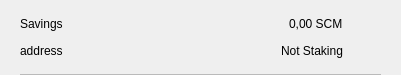
<?xml version="1.0" encoding="UTF-8"?>
<ui version="4.0">
 <class>CSRow</class>
 <widget class="QWidget" name="CSRow">
  <property name="geometry">
   <rect>
    <x>0</x>
    <y>0</y>
    <width>401</width>
    <height>75</height>
   </rect>
  </property>
  <property name="windowTitle">
   <string>Form</string>
  </property>
  <layout class="QVBoxLayout" name="verticalLayout">
   <property name="spacing">
    <number>0</number>
   </property>
   <property name="leftMargin">
    <number>20</number>
   </property>
   <property name="topMargin">
    <number>10</number>
   </property>
   <property name="rightMargin">
    <number>20</number>
   </property>
   <property name="bottomMargin">
    <number>0</number>
   </property>
   <item>
    <widget class="QWidget" name="info" native="true">
     <property name="minimumSize">
      <size>
       <width>0</width>
       <height>0</height>
      </size>
     </property>
     <layout class="QHBoxLayout" name="horizontalLayout_3">
      <property name="leftMargin">
       <number>0</number>
      </property>
      <property name="topMargin">
       <number>0</number>
      </property>
      <property name="rightMargin">
       <number>0</number>
      </property>
      <property name="bottomMargin">
       <number>10</number>
      </property>
      <item>
       <widget class="QWidget" name="container" native="true">
        <property name="minimumSize">
         <size>
          <width>0</width>
          <height>0</height>
         </size>
        </property>
        <layout class="QVBoxLayout" name="verticalLayout_2">
         <property name="spacing">
          <number>0</number>
         </property>
         <property name="leftMargin">
          <number>0</number>
         </property>
         <property name="topMargin">
          <number>0</number>
         </property>
         <property name="rightMargin">
          <number>0</number>
         </property>
         <property name="bottomMargin">
          <number>0</number>
         </property>
         <item>
          <layout class="QHBoxLayout" name="horizontalLayout">
           <item>
            <widget class="QLabel" name="labelName">
             <property name="text">
              <string>Savings</string>
             </property>
            </widget>
           </item>
           <item>
            <spacer name="horizontalSpacer">
             <property name="orientation">
              <enum>Qt::Horizontal</enum>
             </property>
             <property name="sizeHint" stdset="0">
              <size>
               <width>40</width>
               <height>20</height>
              </size>
             </property>
            </spacer>
           </item>
           <item>
            <widget class="QLabel" name="labelAmount">
             <property name="text">
              <string>0,00 SCM</string>
             </property>
            </widget>
           </item>
          </layout>
         </item>
         <item>
          <layout class="QHBoxLayout" name="horizontalLayout_2">
           <item>
            <widget class="QLabel" name="labelAddress">
             <property name="text">
              <string>address</string>
             </property>
            </widget>
           </item>
           <item>
            <spacer name="horizontalSpacer_2">
             <property name="orientation">
              <enum>Qt::Horizontal</enum>
             </property>
             <property name="sizeHint" stdset="0">
              <size>
               <width>40</width>
               <height>20</height>
              </size>
             </property>
            </spacer>
           </item>
           <item>
            <widget class="QLabel" name="labelStaking">
             <property name="text">
              <string>Not Staking</string>
             </property>
            </widget>
           </item>
          </layout>
         </item>
        </layout>
       </widget>
      </item>
      <item alignment="Qt::AlignHCenter|Qt::AlignVCenter">
       <widget class="QPushButton" name="pushButtonMenu">
        <property name="minimumSize">
         <size>
          <width>24</width>
          <height>24</height>
         </size>
        </property>
        <property name="maximumSize">
         <size>
          <width>32</width>
          <height>32</height>
         </size>
        </property>
        <property name="focusPolicy">
         <enum>Qt::NoFocus</enum>
        </property>
        <property name="styleSheet">
         <string notr="true">border:none; background-color:transparent;</string>
        </property>
        <property name="text">
         <string/>
        </property>
        <property name="icon">
         <iconset>
          <normaloff>://ic-menu-hover</normaloff>://ic-menu-hover</iconset>
        </property>
        <property name="iconSize">
         <size>
          <width>24</width>
          <height>24</height>
         </size>
        </property>
       </widget>
      </item>
     </layout>
    </widget>
   </item>
   <item>
    <widget class="QLabel" name="lblDivisory">
     <property name="minimumSize">
      <size>
       <width>0</width>
       <height>1</height>
      </size>
     </property>
     <property name="maximumSize">
      <size>
       <width>16777215</width>
       <height>1</height>
      </size>
     </property>
     <property name="styleSheet">
      <string notr="true">background-color:#bababa;</string>
     </property>
     <property name="text">
      <string/>
     </property>
     <property name="alignment">
      <set>Qt::AlignBottom|Qt::AlignLeading|Qt::AlignLeft</set>
     </property>
    </widget>
   </item>
  </layout>
 </widget>
 <resources/>
 <connections/>
</ui>
